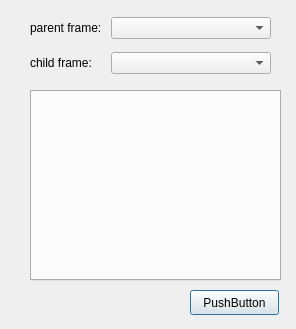
<?xml version="1.0" encoding="UTF-8"?>
<ui version="4.0">
 <class>Dialog</class>
 <widget class="QDialog" name="Dialog">
  <property name="geometry">
   <rect>
    <x>0</x>
    <y>0</y>
    <width>296</width>
    <height>329</height>
   </rect>
  </property>
  <property name="windowTitle">
   <string>Dialog</string>
  </property>
  <widget class="QPushButton" name="get_button">
   <property name="geometry">
    <rect>
     <x>190</x>
     <y>290</y>
     <width>89</width>
     <height>25</height>
    </rect>
   </property>
   <property name="text">
    <string>PushButton</string>
   </property>
  </widget>
  <widget class="QTabWidget" name="result_tab">
   <property name="enabled">
    <bool>true</bool>
   </property>
   <property name="geometry">
    <rect>
     <x>30</x>
     <y>90</y>
     <width>251</width>
     <height>191</height>
    </rect>
   </property>
   <property name="currentIndex">
    <number>-1</number>
   </property>
  </widget>
  <widget class="QWidget" name="gridLayoutWidget">
   <property name="geometry">
    <rect>
     <x>30</x>
     <y>10</y>
     <width>241</width>
     <height>71</height>
    </rect>
   </property>
   <layout class="QGridLayout" name="gridLayout">
    <item row="0" column="0">
     <widget class="QLabel" name="parent">
      <property name="sizePolicy">
       <sizepolicy hsizetype="Fixed" vsizetype="Preferred">
        <horstretch>100</horstretch>
        <verstretch>0</verstretch>
       </sizepolicy>
      </property>
      <property name="text">
       <string>parent frame: </string>
      </property>
     </widget>
    </item>
    <item row="1" column="0">
     <widget class="QLabel" name="child">
      <property name="sizePolicy">
       <sizepolicy hsizetype="Fixed" vsizetype="Preferred">
        <horstretch>100</horstretch>
        <verstretch>0</verstretch>
       </sizepolicy>
      </property>
      <property name="text">
       <string>child frame:</string>
      </property>
     </widget>
    </item>
    <item row="0" column="1">
     <widget class="QComboBox" name="parent_box">
      <property name="sizePolicy">
       <sizepolicy hsizetype="Expanding" vsizetype="Fixed">
        <horstretch>0</horstretch>
        <verstretch>0</verstretch>
       </sizepolicy>
      </property>
     </widget>
    </item>
    <item row="1" column="1">
     <widget class="QComboBox" name="child_box">
      <property name="sizePolicy">
       <sizepolicy hsizetype="Expanding" vsizetype="Fixed">
        <horstretch>0</horstretch>
        <verstretch>0</verstretch>
       </sizepolicy>
      </property>
     </widget>
    </item>
   </layout>
  </widget>
 </widget>
 <resources/>
 <connections/>
</ui>
